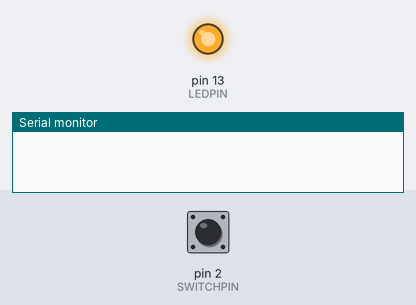
The sketch below on a simulated Arduino Uno, built with avr-gcc and run on an emulated ATmega328P. Parts: output pins drawn as LEDs (lit = HIGH), the last lines printed to the serial monitor. Inputs (shaded band) come from the test bench; at power-on: pin 2 (SWITCHPIN) HIGH.

Above: at 1.2 s.
1.3 s: pin 2 (SWITCHPIN) pulled LOW for 0.15 s
At 1.7 s:
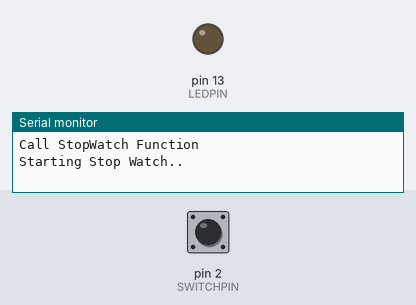
4.4 s: pin 2 (SWITCHPIN) pulled LOW for 1 s
At 7.6 s:
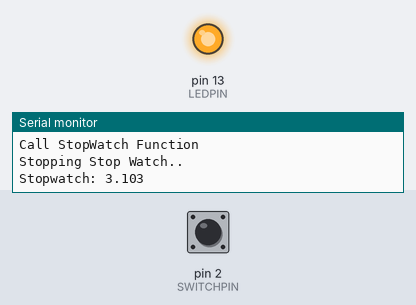
7.9 s: pin 2 (SWITCHPIN) pulled LOW for 3.2 s
At 8.2 s:
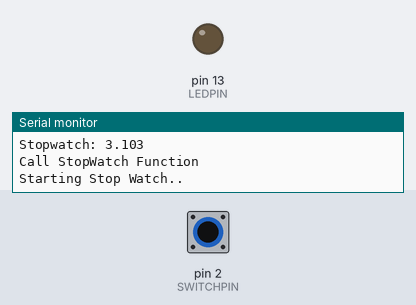
Timing chart, 0 to 12.6 s (numbered marks = the images above; inputs shaded):
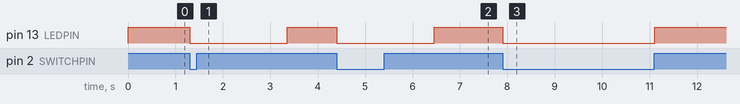

Measured:
- after the input at 1.3 s, pin 13 (LEDPIN): HIGH → LOW at once, → HIGH 2.1 s later
- after the input at 4.4 s, pin 13 (LEDPIN): HIGH → LOW at once, → HIGH 2.1 s later
- after the input at 7.9 s, pin 13 (LEDPIN): HIGH → LOW at once, → HIGH 3.2 s later

The sketch:

Sensor_Stopwatch.ino
```cpp
#include <StopWatch.h>
#include <LiquidCrystal.h>

// initialize the library with the numbers of the interface pins
LiquidCrystal lcd(7, 8, 9, 10, 11, 12);

 StopWatch mySW;   // MILLIS (default)


/*-----( Declare Constants )-----*/
#define SWITCHPIN 2
#define LEDPIN    13

/*-----( Declare Variables )-----*/
int  detector_state;  /* Holds the last state of the switch */
int  stopwatch_state;
int  change_state;
int  elapsed_millis;
float display_time;
long elapsedTime ;                  // elapsed time for stop watch
int fractional;                     // variable used to store fractional part of time
String LcdString;

void setup()   /*----( SETUP: RUNS ONCE )----*/
{
  detector_state = 0;
  stopwatch_state = 0;
  change_state = LOW;

  Serial.begin(9600);
  pinMode (SWITCHPIN, INPUT );
  pinMode (LEDPIN, OUTPUT );
  lcd.print("Start...");
}/*--(end setup)---*/

void  loop ()  /*----( LOOP: RUNS CONSTANTLY )----*/
{
  detector_state = digitalRead (SWITCHPIN);
  if ( HIGH == detector_state)
  {
    digitalWrite (LEDPIN, HIGH );
    change_state = HIGH;
  }
  else
  {
    digitalWrite (LEDPIN, LOW );
    if ( change_state == HIGH ) {
       Serial.println("Call StopWatch Function");
       stop_watch();
    }
    change_state = LOW;

  }
  delay (50);
}/* --(end main loop )-- */

void stop_watch ()
{
  if ( stopwatch_state == 0 )
  {
    Serial.println("Starting Stop Watch..");
    mySW.start();
    stopwatch_state = 1;
    lcd.clear();
    lcd.setCursor(0,0);
    lcd.print("Awaiting Finish.");
    delay(2000);
  } else {
    Serial.println("Stopping Stop Watch..");
    mySW.stop();
    elapsedTime = mySW.elapsed();
    Serial.print("Stopwatch: ");
    LcdString = String((int)(elapsedTime / 1000L));
    Serial.print( (int)(elapsedTime / 1000L));         // divide by 1000 to convert to seconds - then cast to an int to print
    Serial.print(".");                             // print decimal point
    LcdString = LcdString + ".";
    // use modulo operator to get fractional part of time
    fractional = (int)(elapsedTime % 1000L);
    // pad in leading zeros - wouldn't it be nice if
    // Arduino language had a flag for this? :)
    if (fractional == 0) {
          Serial.print("000");      // add three zero's
          LcdString = LcdString + "000";
    } else if (fractional < 10) {   // if fractional < 10 the 0 is ignored giving a wrong time, so add the zeros
          Serial.print("00");       // add two zeros
          LcdString = LcdString + "00";
    }  else if (fractional < 100) {
          Serial.print("0");        // add one zero
          LcdString = LcdString + "0";
    }
    Serial.println(fractional);  // print fractional part of time
    LcdString = LcdString + fractional;
    lcd.clear();
    lcd.setCursor(0,0);
    lcd.print("Time: " + LcdString);
    delay(2000);
    mySW.reset();
    stopwatch_state = 0;
  }
}

/* ( THE END ) */
```
